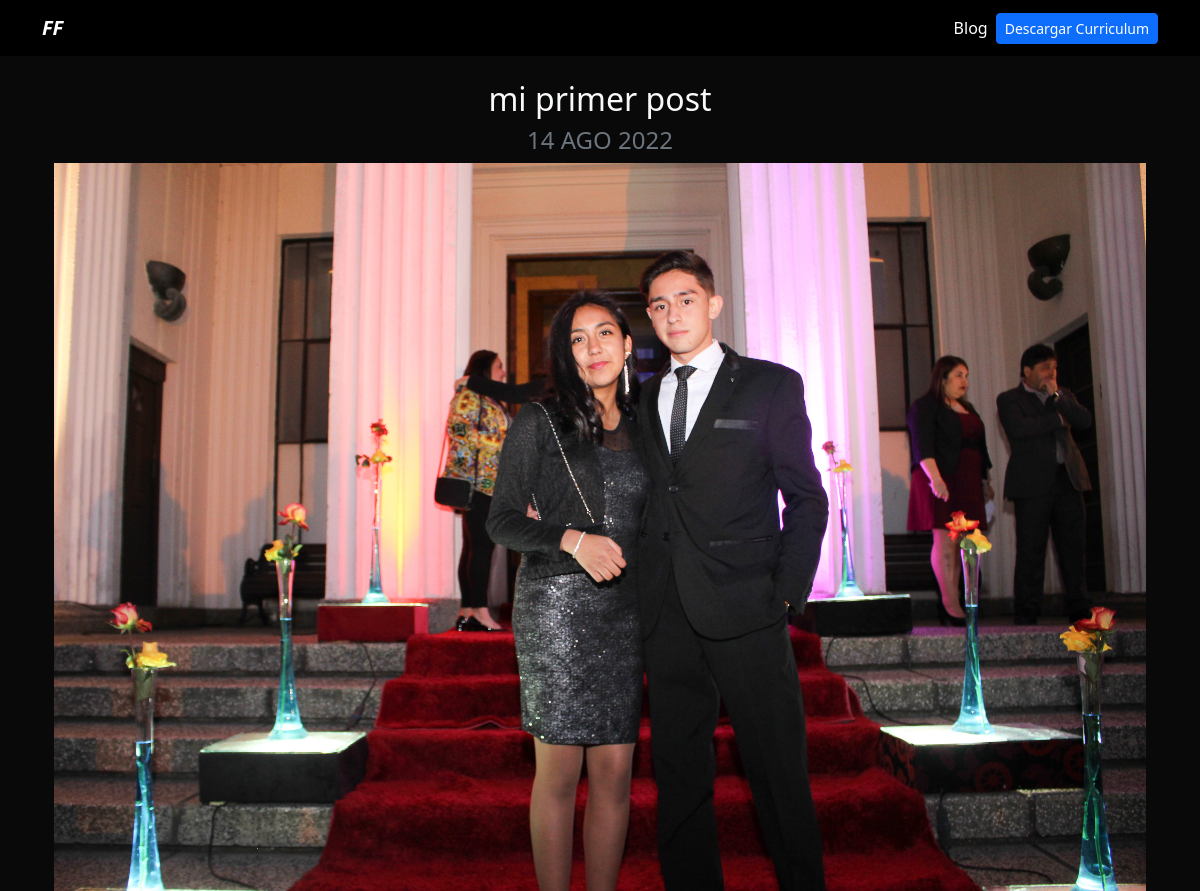
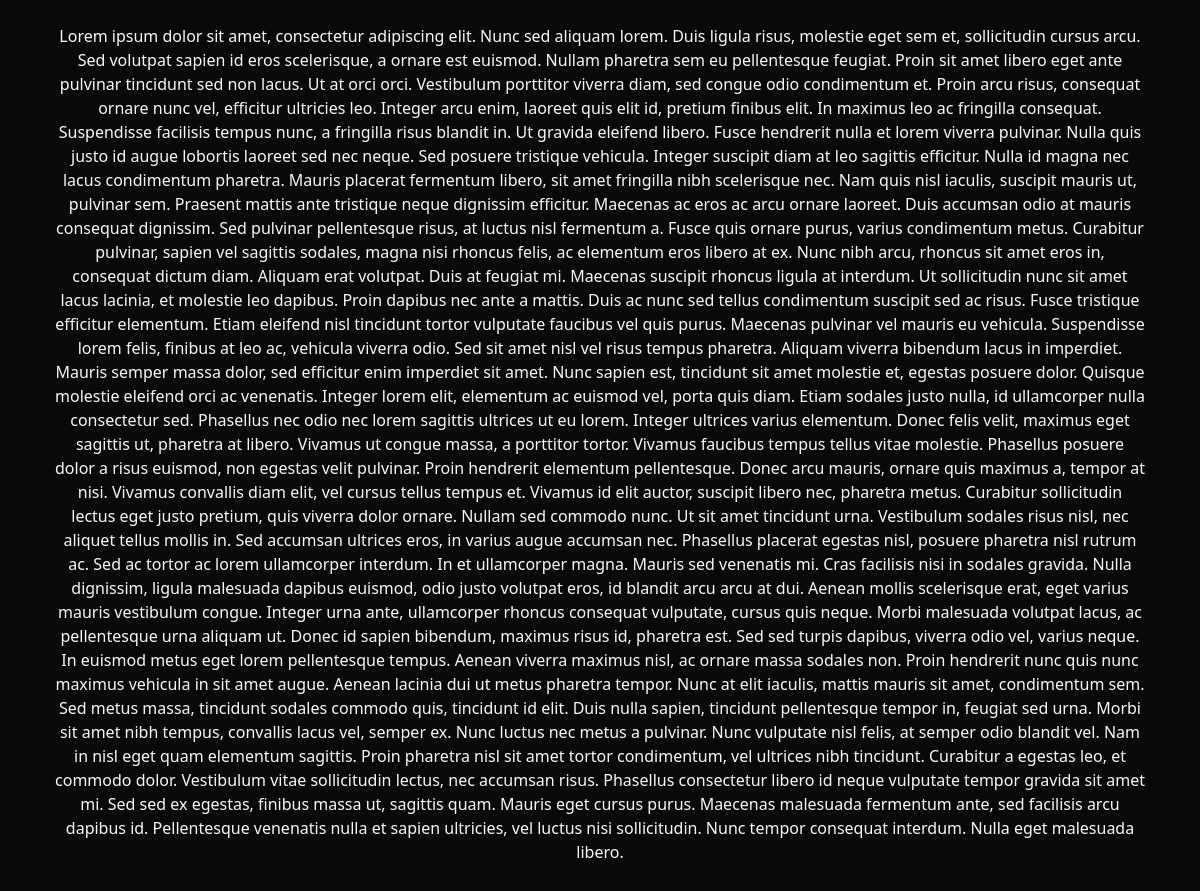
The page /blog/1 on the database its author committed (2 pictures, top to bottom).
### blog/models.py (models this page shows, shortened)
class Post(models.Model):
    titulo = models.CharField(max_length=200)
    cuerpo = models.TextField()
    fecha = models.DateTimeField(datetime.date.today)
    imagen = models.ImageField(upload_to="blog/post/imagenes/", blank=True)

### blog/views.py (the view)
# urls.py: path('/<id>', post_detail, name='post_detail'),
def post_detail(request, id):
    post = get_object_or_404(Post, pk=id)
    return render(request, 'post_detail.html',{'post': post})

### blog/templates/post_detail.html
{% extends 'base.html' %}
{% block contenido %}
<div class="text-center">
    <h2>{{post.titulo}} </h2>
    <h3 class="my-2 h4 text-muted">{{post.fecha|date:'d M Y'|upper}} </h3>
    <img src="{{post.imagen.url}} " alt="{{post.titulo}}" class="img-fluid">
    <div class="my-4">
        <p class="text-justify">{{post.cuerpo|safe}} </p>
    </div>
</div>
{% endblock %}

### proyectos/static/estilos.css (style rules this page uses)
body { background: #090909; }

### rows shown on the page
Post: titulo "mi primer post", fecha "14 AGO 2022", imagen (picture), cuerpo "Lorem ipsum dolor sit amet, consectetur adipiscing elit. Nunc sed aliquam lorem. Duis ligula risus, molestie eget sem et, sollicitudin cursus arcu. Sed volutpat sapien id eros scelerisque, a ornare est euismod. Nullam pharetra sem eu pellentesque feugiat. Proin sit amet libero eget ante pulvinar tincidunt sed non lacus. Ut at orci orci. Vestibulum porttitor viverra diam, sed congue odio condimentum et. Proin arcu risus, consequat ornare nunc vel, efficitur ultricies leo. Integer arcu enim, laoreet quis elit id, pretium finibus elit. In maximus leo ac fringilla consequat. Suspendisse facilisis tempus nunc, a fringilla risus blandit in. Ut gravida eleifend libero. Fusce hendrerit nulla et…"
